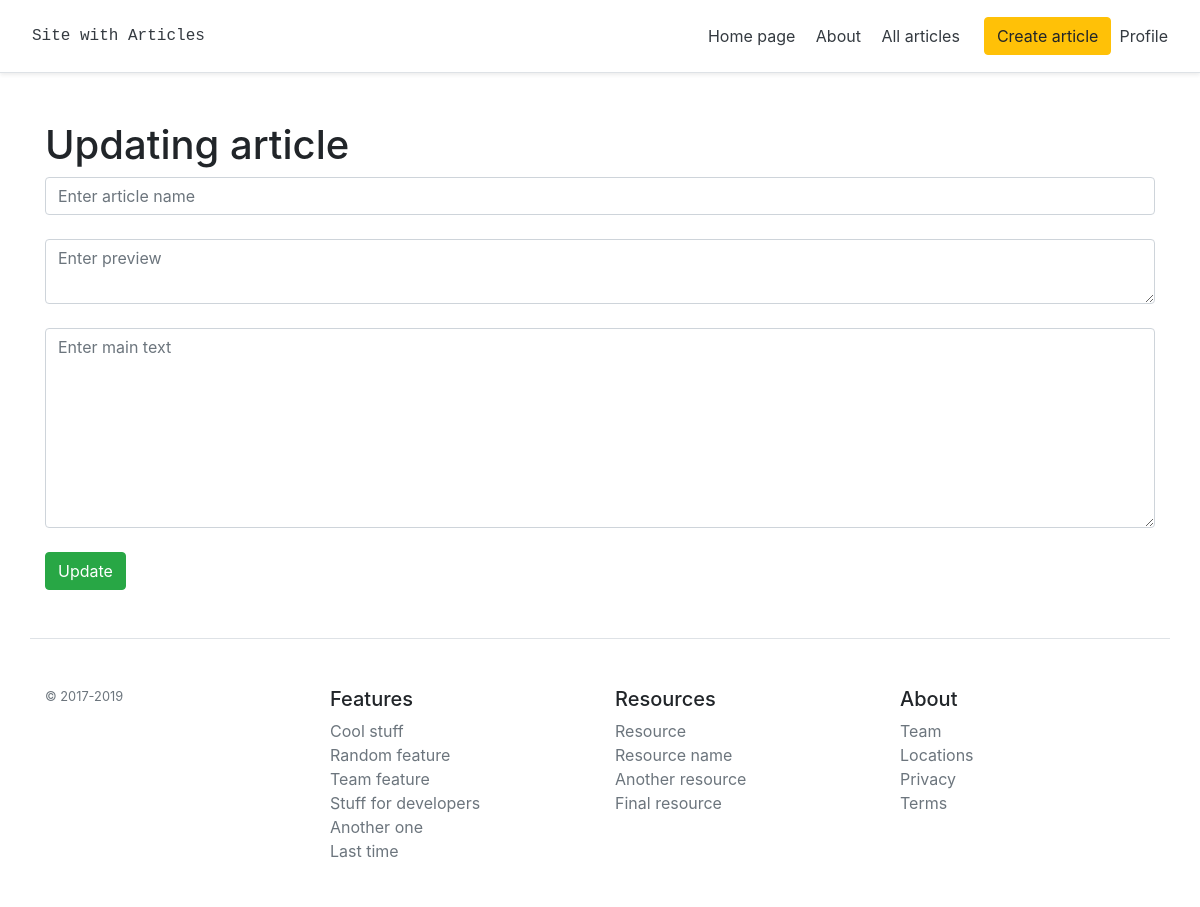
/posts/1/update (signed in), run on an earlier commit of the app's database.
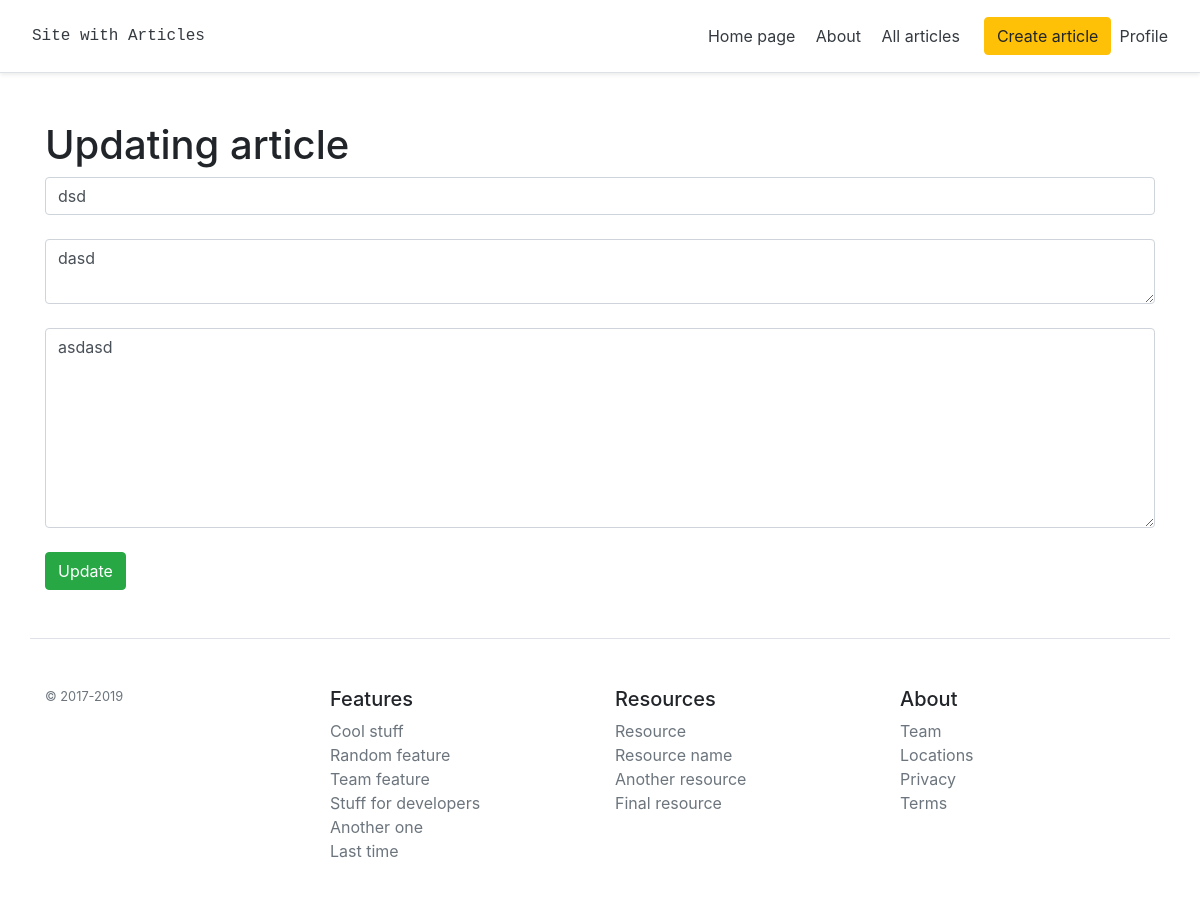
And on a later commit of the database.
### app/models.py (models this page shows, shortened)
class Article(db.Model):
    __table_args__ = {'extend_existing': True}
    id = db.Column(db.Integer, primary_key=True)
    title = db.Column(db.String(100), nullable=False)
    intro = db.Column(db.String(300), nullable=False)
    text = db.Column(db.Text, nullable=False)
    date = db.Column(db.DateTime, default=datetime.utcnow)
    author = db.Column(db.String(100))

### app/routes/posts.py (the view, shortened to what this page needs)
@posts_bp.route("/<int:id>/update", methods=['POST', 'GET'])
@login_required
def post_update(id):
    article = Article.query.get(id)
    return render_template('post_update.html', article=article)

### app/routes/login.py (called while the page is built)
@login_manager.user_loader
def load_user(user_id):
    return User.query.get(int(user_id))

### app/templates/post_update.html (shortened to what this page needs)
{% extends "layout.html" %}
{% block nav_bar %}
<a class="btn btn-warning" href="{{ url_for('create_article.create_article') }}">Create article</a>
<a class="p-2 text-dark" href="{{ url_for('profile.profile', username=username)}}">Profile</a>
{% endblock nav_bar %}
{% block content %}
<div class="container mt-5">
    <h1>Updating article</h1>
    <form method="post">
        <input type="text" name="title" id="title" class="form-control" value="{{ article.title }}"
               placeholder="Enter article name"><br>
        <textarea name="intro" id="intro" class="form-control" placeholder="Enter preview"
                  style="overflow: hidden; overflow-wrap: break-word; resize: vertical; height: 65px;">{{ article.intro }}</textarea><br>
        <textarea name="text" id="text" class="form-control" placeholder="Enter main text"
                  style="overflow: hidden; overflow-wrap: break-word; resize: vertical; height: 200px;">{{ article.text }}</textarea><br>
        <input type="submit" class="btn btn-success" value="Update">
    </form>
</div>
{% endblock content %}

What changed in the data, as far as the page shows it:
added Article: title "dsd", intro "dasd", text "asdasd"
